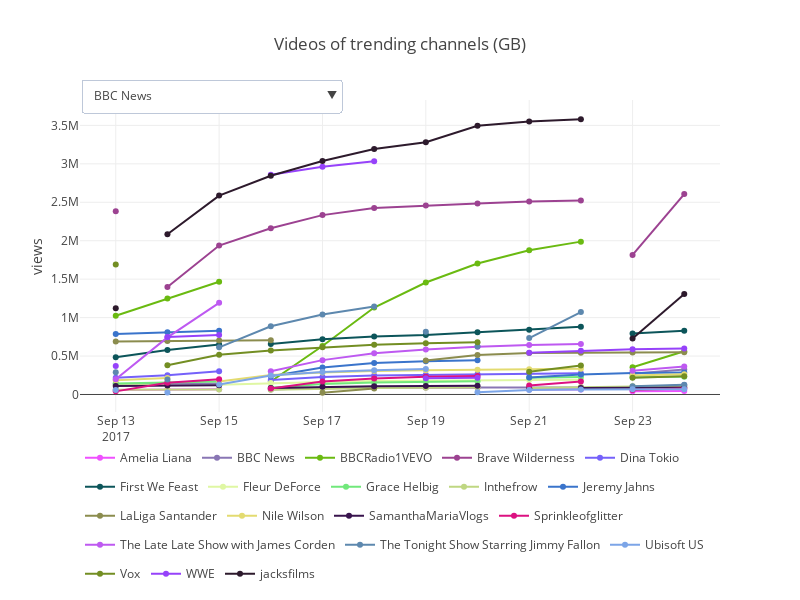

Source (notebook cell):
### Code cell
channels_insight(gb_vid_df, "GB", date(2017,9,13), date(2017,9,24), 12)

### Figure 1 — Plotly figure (JSON) as saved in the notebook; plotly's stock layout.template omitted (floating-point values rounded to 4 significant figures)
{"data": [{"legendgroup": "Amelia Liana", "line": {"color": "rgb(239,80,255)", "width": 2}, "name": "Amelia Liana", "showlegend": true, "type": "scatter", "x": ["2017-09-13", "2017-09-14", "2017-09-15"], "y": [58169, 62029, 66561]}, {"legendgroup": "Amelia Liana", "line": {"color": "rgb(239,80,255)", "width": 2}, "name": "Amelia Liana", "showlegend": false, "type": "scatter", "x": ["2017-09-16", "2017-09-17", "2017-09-18", "2017-09-19", "2017-09-20"], "y": [69804, 81668, 87546, 90003, 91934]}, {"legendgroup": "Amelia Liana", "line": {"color": "rgb(239,80,255)", "width": 2}, "name": "Amelia Liana", "showlegend": false, "type": "scatter", "x": ["2017-09-21", "2017-09-22"], "y": [63628, 66022]}, {"legendgroup": "Amelia Liana", "line": {"color": "rgb(239,80,255)", "width": 2}, "name": "Amelia Liana", "showlegend": false, "type": "scatter", "x": ["2017-09-23", "2017-09-24"], "y": [41884, 45481]}, {"legendgroup": "BBC News", "line": {"color": "rgb(137,118,180)", "width": 2}, "name": "BBC News", "showlegend": true, "type": "scatter", "x": ["2017-09-13", "2017-09-14", "2017-09-15"], "y": [136677, 141012, 143075]}, {"legendgroup": "BBC News", "line": {"color": "rgb(137,118,180)", "width": 2}, "name": "BBC News", "showlegend": false, "type": "scatter", "x": ["2017-09-16", "2017-09-17", "2017-09-18", "2017-09-19", "2017-09-20", "2017-09-21", "2017-09-22"], "y": [64237, 83906, 89671, 90855, 91572, 92118, 92374]}, {"legendgroup": "BBC News", "line": {"color": "rgb(137,118,180)", "width": 2}, "name": "BBC News", "showlegend": false, "type": "scatter", "x": ["2017-09-23", "2017-09-24"], "y": [270282, 324865]}, {"legendgroup": "BBCRadio1VEVO", "line": {"color": "rgb(106,186,17)", "width": 2}, "name": "BBCRadio1VEVO", "showlegend": true, "type": "scatter", "x": ["2017-09-13", "2017-09-14", "2017-09-15"], "y": [1024398, 1247121, 1465456]}, {"legendgroup": "BBCRadio1VEVO", "line": {"color": "rgb(106,186,17)", "width": 2}, "name": "BBCRadio1VEVO", "showlegend": false, "type": "scatter", "x": ["2017-09-16", "2017-09-17", "2017-09-18", "2017-09-19", "2017-09-20", "2017-09-21", "2017-09-22"], "y": [169622, 630265, 1131274, 1456100, 1703268, 1875354, 1988253]}, {"legendgroup": "BBCRadio1VEVO", "line": {"color": "rgb(106,186,17)", "width": 2}, "name": "BBCRadio1VEVO", "showlegend": false, "type": "scatter", "x": ["2017-09-23", "2017-09-24"], "y": [354128, 561427]}, {"legendgroup": "Brave Wilderness", "line": {"color": "rgb(156,66,145)", "width": 2}, "name": "Brave Wilderness", "showlegend": true, "type": "scatter", "x": ["2017-09-13"], "y": [2384126]}, {"legendgroup": "Brave Wilderness", "line": {"color": "rgb(156,66,145)", "width": 2}, "name": "Brave Wilderness", "showlegend": false, "type": "scatter", "x": ["2017-09-14", "2017-09-15", "2017-09-16", "2017-09-17", "2017-09-18", "2017-09-19", "2017-09-20", "2017-09-21", "2017-09-22"], "y": [1398012, 1936912, 2161849, 2333091, 2425974, 2457564, 2484262, 2509842, 2522721]}, {"legendgroup": "Brave Wilderness", "line": {"color": "rgb(156,66,145)", "width": 2}, "name": "Brave Wilderness", "showlegend": false, "type": "scatter", "x": ["2017-09-23", "2017-09-24"], "y": [1814787, 2607370]}, {"legendgroup": "Dina Tokio", "line": {"color": "rgb(117,97,250)", "width": 2}, "name": "Dina Tokio", "showlegend": true, "type": "scatter", "x": ["2017-09-13", "2017-09-14", "2017-09-15"], "y": [218536, 250268, 302662]}, {"legendgroup": "Dina Tokio", "line": {"color": "rgb(117,97,250)", "width": 2}, "name": "Dina Tokio", "showlegend": false, "type": "scatter", "x": ["2017-09-16", "2017-09-17", "2017-09-18", "2017-09-19", "2017-09-20", "2017-09-21", "2017-09-22"], "y": [188855, 228082, 245955, 255786, 264265, 273337, 277692]}, {"legendgroup": "Dina Tokio", "line": {"color": "rgb(117,97,250)", "width": 2}, "name": "Dina Tokio", "showlegend": false, "type": "scatter", "x": ["2017-09-23", "2017-09-24"], "y": [81077, 123144]}, {"legendgroup": "First We Feast", "line": {"color": "rgb(12,85,90)", "width": 2}, "name": "First We Feast", "showlegend": true, "type": "scatter", "x": ["2017-09-13", "2017-09-14", "2017-09-15"], "y": [483360, 579530, 650836]}, {"legendgroup": "First We Feast", "line": {"color": "rgb(12,85,90)", "width": 2}, "name": "First We Feast", "showlegend": false, "type": "scatter", "x": ["2017-09-16", "2017-09-17", "2017-09-18", "2017-09-19", "2017-09-20", "2017-09-21", "2017-09-22"], "y": [656697, 717397, 753615, 773318, 810957, 841653, 881841]}, {"legendgroup": "First We Feast", "line": {"color": "rgb(12,85,90)", "width": 2}, "name": "First We Feast", "showlegend": false, "type": "scatter", "x": ["2017-09-23", "2017-09-24"], "y": [793864, 828693]}, {"legendgroup": "Fleur DeForce", "line": {"color": "rgb(223,247,163)", "width": 2}, "name": "Fleur DeForce", "showlegend": true, "type": "scatter", "x": ["2017-09-13", "2017-09-14"], "y": [119670, 125476]}, {"legendgroup": "Fleur DeForce", "line": {"color": "rgb(223,247,163)", "width": 2}, "name": "Fleur DeForce", "showlegend": false, "type": "scatter", "x": ["2017-09-15", "2017-09-16", "2017-09-17", "2017-09-18", "2017-09-19", "2017-09-20", "2017-09-21", "2017-09-22"], "y": [126204, 149030, 163136, 176598, 181824, 185996, 189979, 191931]}, {"legendgroup": "Fleur DeForce", "line": {"color": "rgb(223,247,163)", "width": 2}, "name": "Fleur DeForce", "showlegend": false, "type": "scatter", "x": ["2017-09-23", "2017-09-24"], "y": [102500, 108077]}, {"legendgroup": "Grace Helbig", "line": {"color": "rgb(113,232,123)", "width": 2}, "name": "Grace Helbig", "showlegend": true, "type": "scatter", "x": ["2017-09-13", "2017-09-14", "2017-09-15"], "y": [141356, 158779, 169567]}, {"legendgroup": "Grace Helbig", "line": {"color": "rgb(113,232,123)", "width": 2}, "name": "Grace Helbig", "showlegend": false, "type": "scatter", "x": ["2017-09-16", "2017-09-17", "2017-09-18", "2017-09-19", "2017-09-20"], "y": [87647, 135115, 157482, 166760, 173696]}, {"legendgroup": "Grace Helbig", "line": {"color": "rgb(113,232,123)", "width": 2}, "name": "Grace Helbig", "showlegend": false, "type": "scatter", "x": ["2017-09-21", "2017-09-22"], "y": [217556, 228868]}, {"legendgroup": "Grace Helbig", "line": {"color": "rgb(113,232,123)", "width": 2}, "name": "Grace Helbig", "showlegend": false, "type": "scatter", "x": ["2017-09-23", "2017-09-24"], "y": [224708, 229628]}, {"legendgroup": "Inthefrow", "line": {"color": "rgb(191,215,130)", "width": 2}, "name": "Inthefrow", "showlegend": true, "type": "scatter", "x": ["2017-09-13", "2017-09-14", "2017-09-15"], "y": [61781, 63686, 65950]}, {"legendgroup": "Inthefrow", "line": {"color": "rgb(191,215,130)", "width": 2}, "name": "Inthefrow", "showlegend": false, "type": "scatter", "x": ["2017-09-16", "2017-09-17", "2017-09-18", "2017-09-19", "2017-09-20"], "y": [62755, 76164, 84097, 87316, 89908]}, {"legendgroup": "Inthefrow", "line": {"color": "rgb(191,215,130)", "width": 2}, "name": "Inthefrow", "showlegend": false, "type": "scatter", "x": ["2017-09-21", "2017-09-22", "2017-09-23", "2017-09-24"], "y": [85095, 97168, 107617, 113048]}, {"legendgroup": "Jeremy Jahns", "line": {"color": "rgb(58,116,203)", "width": 2}, "name": "Jeremy Jahns", "showlegend": true, "type": "scatter", "x": ["2017-09-13", "2017-09-14", "2017-09-15"], "y": [787961, 808962, 829812]}, {"legendgroup": "Jeremy Jahns", "line": {"color": "rgb(58,116,203)", "width": 2}, "name": "Jeremy Jahns", "showlegend": false, "type": "scatter", "x": ["2017-09-16", "2017-09-17", "2017-09-18", "2017-09-19", "2017-09-20"], "y": [238222, 351831, 408663, 432877, 446594]}, {"legendgroup": "Jeremy Jahns", "line": {"color": "rgb(58,116,203)", "width": 2}, "name": "Jeremy Jahns", "showlegend": false, "type": "scatter", "x": ["2017-09-21", "2017-09-22", "2017-09-23", "2017-09-24"], "y": [222217, 259256, 281064, 287517]}, {"legendgroup": "LaLiga Santander", "line": {"color": "rgb(139,140,78)", "width": 2}, "name": "LaLiga Santander", "showlegend": true, "type": "scatter", "x": ["2017-09-13", "2017-09-14", "2017-09-15", "2017-09-16"], "y": [688485, 694324, 700959, 706428]}, {"legendgroup": "LaLiga Santander", "line": {"color": "rgb(139,140,78)", "width": 2}, "name": "LaLiga Santander", "showlegend": false, "type": "scatter", "x": ["2017-09-17", "2017-09-18"], "y": [23907, 77356]}, {"legendgroup": "LaLiga Santander", "line": {"color": "rgb(139,140,78)", "width": 2}, "name": "LaLiga Santander", "showlegend": false, "type": "scatter", "x": ["2017-09-19", "2017-09-20", "2017-09-21", "2017-09-22", "2017-09-23", "2017-09-24"], "y": [441539, 513994, 538102, 541669, 545820, 548846]}, {"legendgroup": "Nile Wilson", "line": {"color": "rgb(227,219,112)", "width": 2}, "name": "Nile Wilson", "showlegend": true, "type": "scatter", "x": ["2017-09-13", "2017-09-14"], "y": [185541, 214481]}, {"legendgroup": "Nile Wilson", "line": {"color": "rgb(227,219,112)", "width": 2}, "name": "Nile Wilson", "showlegend": false, "type": "scatter", "x": ["2017-09-15", "2017-09-16", "2017-09-17", "2017-09-18", "2017-09-19", "2017-09-20", "2017-09-21", "2017-09-22"], "y": [168197, 254186, 286064, 306432, 315054, 321702, 327083, 334833]}, {"legendgroup": "Nile Wilson", "line": {"color": "rgb(227,219,112)", "width": 2}, "name": "Nile Wilson", "showlegend": false, "type": "scatter", "x": ["2017-09-23", "2017-09-24"], "y": [248360, 261636]}, {"legendgroup": "SamanthaMariaVlogs", "line": {"color": "rgb(56,19,77)", "width": 2}, "name": "SamanthaMariaVlogs", "showlegend": true, "type": "scatter", "x": ["2017-09-13", "2017-09-14", "2017-09-15"], "y": [109101, 115702, 121547]}, {"legendgroup": "SamanthaMariaVlogs", "line": {"color": "rgb(56,19,77)", "width": 2}, "name": "SamanthaMariaVlogs", "showlegend": false, "type": "scatter", "x": ["2017-09-16", "2017-09-17", "2017-09-18", "2017-09-19", "2017-09-20"], "y": [85682, 99106, 106937, 111194, 114628]}, {"legendgroup": "SamanthaMariaVlogs", "line": {"color": "rgb(56,19,77)", "width": 2}, "name": "SamanthaMariaVlogs", "showlegend": false, "type": "scatter", "x": ["2017-09-21"], "y": [79727]}, {"legendgroup": "SamanthaMariaVlogs", "line": {"color": "rgb(56,19,77)", "width": 2}, "name": "SamanthaMariaVlogs", "showlegend": false, "type": "scatter", "x": ["2017-09-22", "2017-09-23", "2017-09-24"], "y": [83150, 87426, 89301]}, {"legendgroup": "Sprinkleofglitter", "line": {"color": "rgb(220,17,129)", "width": 2}, "name": "Sprinkleofglitter", "showlegend": true, "type": "scatter", "x": ["2017-09-13", "2017-09-14", "2017-09-15"], "y": [40592, 153181, 197066]}, {"legendgroup": "Sprinkleofglitter", "line": {"color": "rgb(220,17,129)", "width": 2}, "name": "Sprinkleofglitter", "showlegend": false, "type": "scatter", "x": ["2017-09-16", "2017-09-17", "2017-09-18", "2017-09-19", "2017-09-20"], "y": [78516, 169101, 208478, 229795, 239976]}, {"legendgroup": "Sprinkleofglitter", "line": {"color": "rgb(220,17,129)", "width": 2}, "name": "Sprinkleofglitter", "showlegend": false, "type": "scatter", "x": ["2017-09-21", "2017-09-22"], "y": [116972, 168453]}, {"legendgroup": "Sprinkleofglitter", "line": {"color": "rgb(220,17,129)", "width": 2}, "name": "Sprinkleofglitter", "showlegend": false, "type": "scatter", "x": ["2017-09-23", "2017-09-24"], "y": [57129, 77152]}, {"legendgroup": "The Late Late Show with James Corden", "line": {"color": "rgb(190,89,241)", "width": 2}, "name": "The Late Late Show with James Corden", "showlegend": true, "type": "scatter", "x": ["2017-09-13", "2017-09-14", "2017-09-15"], "y": [199102, 743189, 1191937]}, {"legendgroup": "The Late Late Show with James Corden", "line": {"color": "rgb(190,89,241)", "width": 2}, "name": "The Late Late Show with James Corden", "showlegend": false, "type": "scatter", "x": ["2017-09-16", "2017-09-17", "2017-09-18", "2017-09-19", "2017-09-20", "2017-09-21", "2017-09-22"], "y": [301382, 446859, 537024, 584775, 620288, 644847, 655354]}, {"legendgroup": "The Late Late Show with James Corden", "line": {"color": "rgb(190,89,241)", "width": 2}, "name": "The Late Late Show with James Corden", "showlegend": false, "type": "scatter", "x": ["2017-09-23", "2017-09-24"], "y": [307748, 365474]}, {"legendgroup": "The Tonight Show Starring Jimmy Fallon", "line": {"color": "rgb(93,136,174)", "width": 2}, "name": "The Tonight Show Starring Jimmy Fallon", "showlegend": true, "type": "scatter", "x": ["2017-09-13"], "y": [288535]}, {"legendgroup": "The Tonight Show Starring Jimmy Fallon", "line": {"color": "rgb(93,136,174)", "width": 2}, "name": "The Tonight Show Starring Jimmy Fallon", "showlegend": false, "type": "scatter", "x": ["2017-09-14"], "y": [195079]}, {"legendgroup": "The Tonight Show Starring Jimmy Fallon", "line": {"color": "rgb(93,136,174)", "width": 2}, "name": "The Tonight Show Starring Jimmy Fallon", "showlegend": false, "type": "scatter", "x": ["2017-09-15", "2017-09-16", "2017-09-17", "2017-09-18"], "y": [612932, 887511, 1040702, 1145233]}, {"legendgroup": "The Tonight Show Starring Jimmy Fallon", "line": {"color": "rgb(93,136,174)", "width": 2}, "name": "The Tonight Show Starring Jimmy Fallon", "showlegend": false, "type": "scatter", "x": ["2017-09-19"], "y": [815100]}, {"legendgroup": "The Tonight Show Starring Jimmy Fallon", "line": {"color": "rgb(93,136,174)", "width": 2}, "name": "The Tonight Show Starring Jimmy Fallon", "showlegend": false, "type": "scatter", "x": ["2017-09-20"], "y": [625564]}, {"legendgroup": "The Tonight Show Starring Jimmy Fallon", "line": {"color": "rgb(93,136,174)", "width": 2}, "name": "The Tonight Show Starring Jimmy Fallon", "showlegend": false, "type": "scatter", "x": ["2017-09-21", "2017-09-22"], "y": [733402, 1071686]}, {"legendgroup": "The Tonight Show Starring Jimmy Fallon", "line": {"color": "rgb(93,136,174)", "width": 2}, "name": "The Tonight Show Starring Jimmy Fallon", "showlegend": false, "type": "scatter", "x": ["2017-09-23", "2017-09-24"], "y": [108480, 125716]}, {"legendgroup": "Ubisoft US", "line": {"color": "rgb(124,165,231)", "width": 2}, "name": "Ubisoft US", "showlegend": true, "type": "scatter", "x": ["2017-09-13"], "y": [59288]}, {"legendgroup": "Ubisoft US", "line": {"color": "rgb(124,165,231)", "width": 2}, "name": "Ubisoft US", "showlegend": false, "type": "scatter", "x": ["2017-09-14"], "y": [25787]}, {"legendgroup": "Ubisoft US", "line": {"color": "rgb(124,165,231)", "width": 2}, "name": "Ubisoft US", "showlegend": false, "type": "scatter", "x": ["2017-09-15", "2017-09-16", "2017-09-17", "2017-09-18", "2017-09-19"], "y": [128860, 245888, 291155, 316788, 330142]}, {"legendgroup": "Ubisoft US", "line": {"color": "rgb(124,165,231)", "width": 2}, "name": "Ubisoft US", "showlegend": false, "type": "scatter", "x": ["2017-09-20", "2017-09-21", "2017-09-22", "2017-09-23", "2017-09-24"], "y": [28810, 57863, 64956, 68238, 69247]}, {"legendgroup": "Vox", "line": {"color": "rgb(115,142,35)", "width": 2}, "name": "Vox", "showlegend": true, "type": "scatter", "x": ["2017-09-13"], "y": [1691734]}, {"legendgroup": "Vox", "line": {"color": "rgb(115,142,35)", "width": 2}, "name": "Vox", "showlegend": false, "type": "scatter", "x": ["2017-09-14", "2017-09-15", "2017-09-16", "2017-09-17", "2017-09-18", "2017-09-19", "2017-09-20"], "y": [380211, 516978, 572673, 614701, 647635, 665175, 680886]}, {"legendgroup": "Vox", "line": {"color": "rgb(115,142,35)", "width": 2}, "name": "Vox", "showlegend": false, "type": "scatter", "x": ["2017-09-21", "2017-09-22"], "y": [295787, 376257]}, {"legendgroup": "Vox", "line": {"color": "rgb(115,142,35)", "width": 2}, "name": "Vox", "showlegend": false, "type": "scatter", "x": ["2017-09-23", "2017-09-24"], "y": [217505, 237509]}, {"legendgroup": "WWE", "line": {"color": "rgb(150,66,250)", "width": 2}, "name": "WWE", "showlegend": true, "type": "scatter", "x": ["2017-09-13"], "y": [369541]}, {"legendgroup": "WWE", "line": {"color": "rgb(150,66,250)", "width": 2}, "name": "WWE", "showlegend": false, "type": "scatter", "x": ["2017-09-14", "2017-09-15"], "y": [746904, 772453]}, {"legendgroup": "WWE", "line": {"color": "rgb(150,66,250)", "width": 2}, "name": "WWE", "showlegend": false, "type": "scatter", "x": ["2017-09-16", "2017-09-17", "2017-09-18"], "y": [2858059, 2963359, 3034617]}, {"legendgroup": "WWE", "line": {"color": "rgb(150,66,250)", "width": 2}, "name": "WWE", "showlegend": false, "type": "scatter", "x": ["2017-09-19", "2017-09-20"], "y": [212211, 216981]}, {"legendgroup": "WWE", "line": {"color": "rgb(150,66,250)", "width": 2}, "name": "WWE", "showlegend": false, "type": "scatter", "x": ["2017-09-21", "2017-09-22", "2017-09-23", "2017-09-24"], "y": [542078, 570259, 589576, 596858]}, {"legendgroup": "jacksfilms", "line": {"color": "rgb(45,26,44)", "width": 2}, "name": "jacksfilms", "showlegend": true, "type": "scatter", "x": ["2017-09-13"], "y": [1121715]}, {"legendgroup": "jacksfilms", "line": {"color": "rgb(45,26,44)", "width": 2}, "name": "jacksfilms", "showlegend": false, "type": "scatter", "x": ["2017-09-14", "2017-09-15", "2017-09-16", "2017-09-17", "2017-09-18", "2017-09-19", "2017-09-20", "2017-09-21", "2017-09-22"], "y": [2083895, 2587155, 2845369, 3037043, 3192268, 3280098, 3494642, 3551892, 3578670]}, {"legendgroup": "jacksfilms", "line": {"color": "rgb(45,26,44)", "width": 2}, "name": "jacksfilms", "showlegend": false, "type": "scatter", "x": ["2017-09-23", "2017-09-24"], "y": [728611, 1306330]}], "layout": {"height": 600, "legend": {"orientation": "h"}, "title": "Videos of trending channels (GB)", "updatemenus": [{"active": 1, "buttons": [{"args": [{"visible": [true, true, true, true, false, false, false, false, false, false, false, false, false, false, false, false, false, false, false, false, false, false, false, false, false, false, false, false, false, false, false, false, false, false, false, false, false, false, false, false, false, false, false, false, false, false, false, false, false, false, false, false, false, false, false, false, false, false, false, false, false, false, false, false, false, false, false, false, false, false, false, false]}], "label": "Amelia Liana", "method": "update"}, {"args": [{"visible": [false, false, false, false, true, true, true, false, false, false, false, false, false, false, false, false, false, false, false, false, false, false, false, false, false, false, false, false, false, false, false, false, false, false, false, false, false, false, false, false, false, false, false, false, false, false, false, false, false, false, false, false, false, false, false, false, false, false, false, false, false, false, false, false, false, false, false, false, false, false, false, false]}], "label": "BBC News", "method": "update"}, {"args": [{"visible": [false, false, false, false, false, false, false, true, true, true, false, false, false, false, false, false, false, false, false, false, false, false, false, false, false, false, false, false, false, false, false, false, false, false, false, false, false, false, false, false, false, false, false, false, false, false, false, false, false, false, false, false, false, false, false, false, false, false, false, false, false, false, false, false, false, false, false, false, false, false, false, false]}], "label": "BBCRadio1VEVO", "method": "update"}, {"args": [{"visible": [false, false, false, false, false, false, false, false, false, false, true, true, true, false, false, false, false, false, false, false, false, false, false, false, false, false, false, false, false, false, false, false, false, false, false, false, false, false, false, false, false, false, false, false, false, false, false, false, false, false, false, false, false, false, false, false, false, false, false, false, false, false, false, false, false, false, false, false, false, false, false, false]}], "label": "Brave Wilderness", "method": "update"}, {"args": [{"visible": [false, false, false, false, false, false, false, false, false, false, false, false, false, true, true, true, false, false, false, false, false, false, false, false, false, false, false, false, false, false, false, false, false, false, false, false, false, false, false, false, false, false, false, false, false, false, false, false, false, false, false, false, false, false, false, false, false, false, false, false, false, false, false, false, false, false, false, false, false, false, false, false]}], "label": "Dina Tokio", "method": "update"}, {"args": [{"visible": [false, false, false, false, false, false, false, false, false, false, false, false, false, false, false, false, true, true, true, false, false, false, false, false, false, false, false, false, false, false, false, false, false, false, false, false, false, false, false, false, false, false, false, false, false, false, false, false, false, false, false, false, false, false, false, false, false, false, false, false, false, false, false, false, false, false, false, false, false, false, false, false]}], "label": "First We Feast", "method": "update"}, {"args": [{"visible": [false, false, false, false, false, false, false, false, false, false, false, false, false, false, false, false, false, false, false, true, true, true, false, false, false, false, false, false, false, false, false, false, false, false, false, false, false, false, false, false, false, false, false, false, false, false, false, false, false, false, false, false, false, false, false, false, false, false, false, false, false, false, false, false, false, false, false, false, false, false, false, false]}], "label": "Fleur DeForce", "method": "update"}, {"args": [{"visible": [false, false, false, false, false, false, false, false, false, false, false, false, false, false, false, false, false, false, false, false, false, false, true, true, true, true, false, false, false, false, false, false, false, false, false, false, false, false, false, false, false, false, false, false, false, false, false, false, false, false, false, false, false, false, false, false, false, false, false, false, false, false, false, false, false, false, false, false, false, false, false, false]}], "label": "Grace Helbig", "method": "update"}, {"args": [{"visible": [false, false, false, false, false, false, false, false, false, false, false, false, false, false, false, false, false, false, false, false, false, false, false, false, false, false, true, true, true, false, false, false, false, false, false, false, false, false, false, false, false, false, false, false, false, false, false, false, false, false, false, false, false, false, false, false, false, false, false, false, false, false, false, false, false, false, false, false, false, false, false, false]}], "label": "Inthefrow", "method": "update"}, {"args": [{"visible": [false, false, false, false, false, false, false, false, false, false, false, false, false, false, false, false, false, false, false, false, false, false, false, false, false, false, false, false, false, true, true, true, false, false, false, false, false, false, false, false, false, false, false, false, false, false, false, false, false, false, false, false, false, false, false, false, false, false, false, false, false, false, false, false, false, false, false, false, false, false, false, false]}], "label": "Jeremy Jahns", "method": "update"}, {"args": [{"visible": [false, false, false, false, false, false, false, false, false, false, false, false, false, false, false, false, false, false, false, false, false, false, false, false, false, false, false, false, false, false, false, false, true, true, true, false, false, false, false, false, false, false, false, false, false, false, false, false, false, false, false, false, false, false, false, false, false, false, false, false, false, false, false, false, false, false, false, false, false, false, false, false]}], "label": "LaLiga Santander", "method": "update"}, {"args": [{"visible": [false, false, false, false, false, false, false, false, false, false, false, false, false, false, false, false, false, false, false, false, false, false, false, false, false, false, false, false, false, false, false, false, false, false, false, true, true, true, false, false, false, false, false, false, false, false, false, false, false, false, false, false, false, false, false, false, false, false, false, false, false, false, false, false, false, false, false, false, false, false, false, false]}], "label": "Nile Wilson", "method": "update"}, {"args": [{"visible": [false, false, false, false, false, false, false, false, false, false, false, false, false, false, false, false, false, false, false, false, false, false, false, false, false, false, false, false, false, false, false, false, false, false, false, false, false, false, true, true, true, true, false, false, false, false, false, false, false, false, false, false, false, false, false, false, false, false, false, false, false, false, false, false, false, false, false, false, false, false, false, false]}], "label": "SamanthaMariaVlogs", "method": "update"}, {"args": [{"visible": [false, false, false, false, false, false, false, false, false, false, false, false, false, false, false, false, false, false, false, false, false, false, false, false, false, false, false, false, false, false, false, false, false, false, false, false, false, false, false, false, false, false, true, true, true, true, false, false, false, false, false, false, false, false, false, false, false, false, false, false, false, false, false, false, false, false, false, false, false, false, false, false]}], "label": "Sprinkleofglitter", "method": "update"}, {"args": [{"visible": [false, false, false, false, false, false, false, false, false, false, false, false, false, false, false, false, false, false, false, false, false, false, false, false, false, false, false, false, false, false, false, false, false, false, false, false, false, false, false, false, false, false, false, false, false, false, true, true, true, false, false, false, false, false, false, false, false, false, false, false, false, false, false, false, false, false, false, false, false, false, false, false]}], "label": "The Late Late Show with James Corden", "method": "update"}, {"args": [{"visible": [false, false, false, false, false, false, false, false, false, false, false, false, false, false, false, false, false, false, false, false, false, false, false, false, false, false, false, false, false, false, false, false, false, false, false, false, false, false, false, false, false, false, false, false, false, false, false, false, false, true, true, true, true, true, true, true, false, false, false, false, false, false, false, false, false, false, false, false, false, false, false, false]}], "label": "The Tonight Show Starring Jimmy Fallon", "method": "update"}, {"args": [{"visible": [false, false, false, false, false, false, false, false, false, false, false, false, false, false, false, false, false, false, false, false, false, false, false, false, false, false, false, false, false, false, false, false, false, false, false, false, false, false, false, false, false, false, false, false, false, false, false, false, false, false, false, false, false, false, false, false, true, true, true, true, false, false, false, false, false, false, false, false, false, false, false, false]}], "label": "Ubisoft US", "method": "update"}, {"args": [{"visible": [false, false, false, false, false, false, false, false, false, false, false, false, false, false, false, false, false, false, false, false, false, false, false, false, false, false, false, false, false, false, false, false, false, false, false, false, false, false, false, false, false, false, false, false, false, false, false, false, false, false, false, false, false, false, false, false, false, false, false, false, true, true, true, true, false, false, false, false, false, false, false, false]}], "label": "Vox", "method": "update"}, {"args": [{"visible": [false, false, false, false, false, false, false, false, false, false, false, false, false, false, false, false, false, false, false, false, false, false, false, false, false, false, false, false, false, false, false, false, false, false, false, false, false, false, false, false, false, false, false, false, false, false, false, false, false, false, false, false, false, false, false, false, false, false, false, false, false, false, false, false, true, true, true, true, true, false, false, false]}], "label": "WWE", "method": "update"}, {"args": [{"visible": [false, false, false, false, false, false, false, false, false, false, false, false, false, false, false, false, false, false, false, false, false, false, false, false, false, false, false, false, false, false, false, false, false, false, false, false, false, false, false, false, false, false, false, false, false, false, false, false, false, false, false, false, false, false, false, false, false, false, false, false, false, false, false, false, false, false, false, false, false, true, true, true]}], "label": "jacksfilms", "method": "update"}, {"args": [{"visible": [true, true, true, true, true, true, true, true, true, true, true, true, true, true, true, true, true, true, true, true, true, true, true, true, true, true, true, true, true, true, true, true, true, true, true, true, true, true, true, true, true, true, true, true, true, true, true, true, true, true, true, true, true, true, true, true, true, true, true, true, true, true, true, true, true, true, true, true, true, true, true, true]}], "label": "All channels", "method": "update"}], "direction": "down", "pad": {"r": 10, "t": 10}, "showactive": true, "x": 0.001, "xanchor": "left", "y": 1.1, "yanchor": "top"}], "width": 800, "xaxis": {"title": ""}, "yaxis": {"title": "views"}}}
